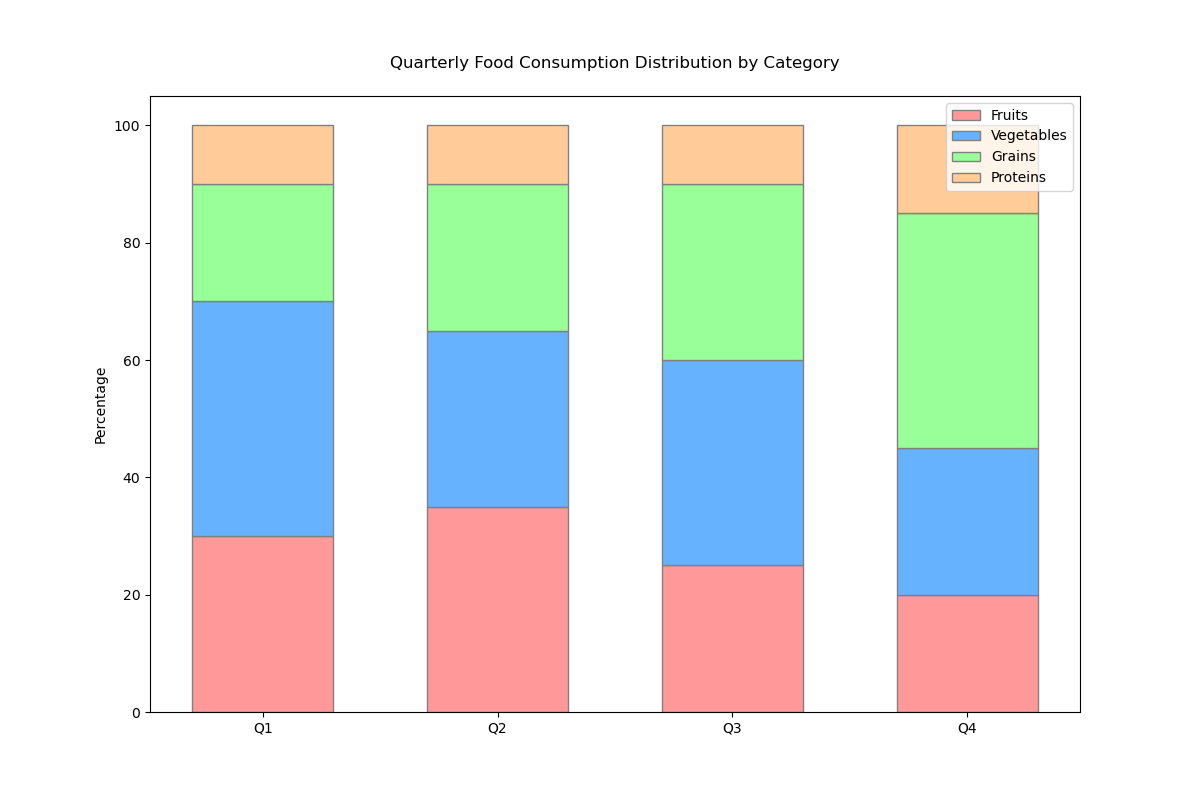

Source code (Python):

import matplotlib.pyplot as plt
import numpy as np

# Data
categories = ['Q1', 'Q2', 'Q3', 'Q4']
fruits = [30, 35, 25, 20]
vegetables = [40, 30, 35, 25]
grains = [20, 25, 30, 40]
proteins = [10, 10, 10, 15]

# Normalize the data
total = np.array(fruits) + np.array(vegetables) + np.array(grains) + np.array(proteins)
fruits_percentage = np.array(fruits) / total * 100
vegetables_percentage = np.array(vegetables) / total * 100
grains_percentage = np.array(grains) / total * 100
proteins_percentage = np.array(proteins) / total * 100

# Plotting
barWidth = 0.6
fig, ax = plt.subplots(figsize=(12, 8))

bar1 = np.add(fruits_percentage, vegetables_percentage).tolist()
bar2 = np.add(bar1, grains_percentage).tolist()

# Create bars
plt.bar(categories, fruits_percentage, color='#FF9999', edgecolor='grey', width=barWidth)
plt.bar(categories, vegetables_percentage, bottom=fruits_percentage, color='#66B2FF', edgecolor='grey', width=barWidth)
plt.bar(categories, grains_percentage, bottom=bar1, color='#99FF99', edgecolor='grey', width=barWidth)
plt.bar(categories, proteins_percentage, bottom=bar2, color='#FFCC99', edgecolor='grey', width=barWidth)

# Add title and labels
plt.ylabel('Percentage')
plt.title('Quarterly Food Consumption Distribution by Category', pad=20)
plt.legend(['Fruits', 'Vegetables', 'Grains', 'Proteins'], loc='upper right')

plt.show()
